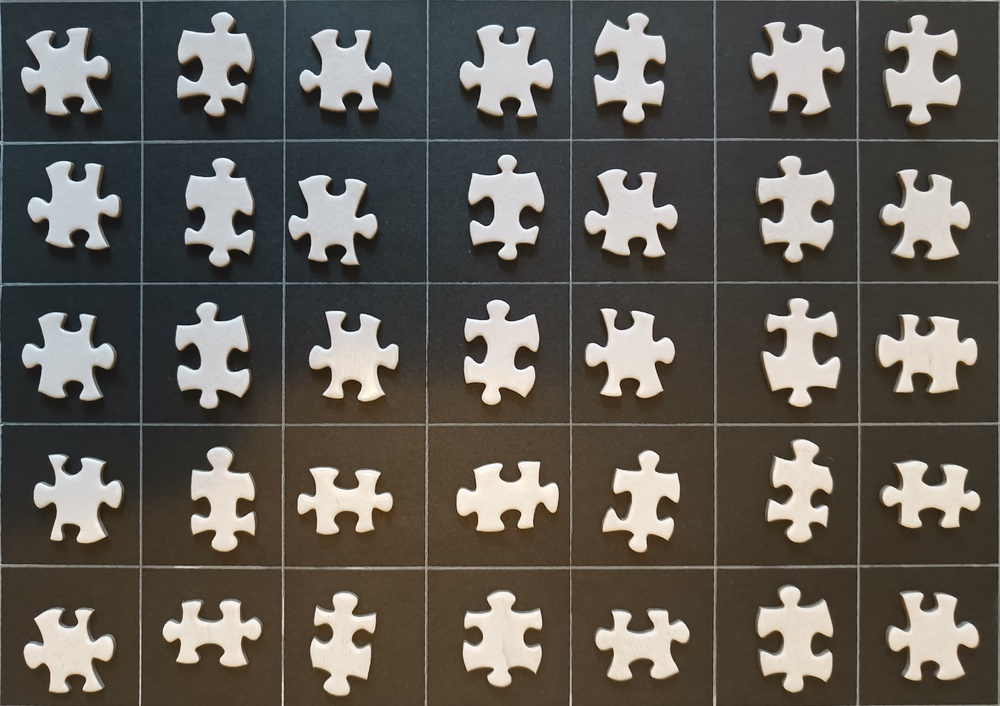
#> input picture IMG_001.jpg, 1000 x 706 px, shrunk from 4000 x 2824 before the run
$ python -i utils.py   (imports and definitions only)   (older library calls are emulated)
#> lines starting #> are read from the running program, lines starting #| are printed output that depends on the picture
#> further down, picture is the input picture: shape (706, 1000, 3); mean B, G, R 84.9, 91.6, 95.8
import numpy as np
import cv2
import math

# [166 lines left out: functions distance_point_line_squared, distance, get_line_through_points, distance_point_line_signed, rotate, intersection_point and 6 more, not called in this run]


# check if the points are diagonal
def pixel_distance(p1,p2)->int:
    # distance between the points
    return (p1[0]-p2[0])**2 + (p1[1]-p2[1])**2


# [194 lines left out: functions get_adjacent_points, search_pixel_list, is_pixel_and_surrounding_white, threshold_image, transpose_matrix, find_closest_point_index and 5 more, not called in this run]


def shi_tomasi_corner_detection(img, max_corners=23, quality_level=0.01, min_distance=10):
    # Compute image gradients in x and y directions
#> called with max_corners = 23, quality_level = 0.01, min_distance = 10
    dx = cv2.Sobel(img, cv2.CV_64F, 1, 0, ksize=3)
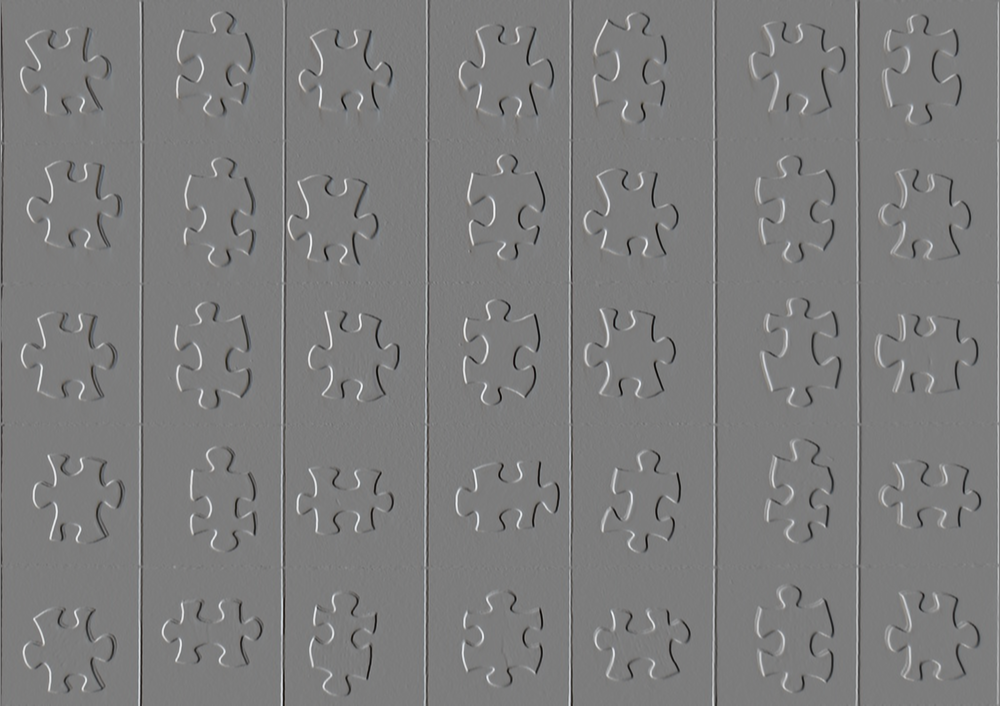
#> dx: shape (706, 1000, 3) float64; mean B, G, R 0.1, 0.2, 0.3; drawn with min black and max white
    dy = cv2.Sobel(img, cv2.CV_64F, 0, 1, ksize=3)
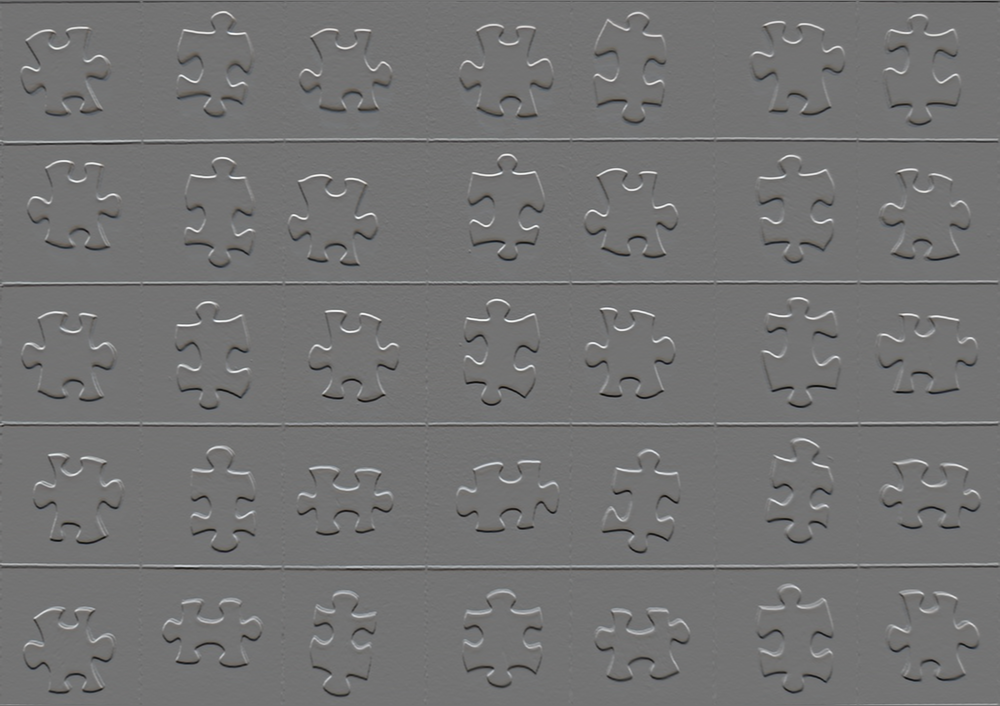
#> dy: shape (706, 1000, 3) float64; mean B, G, R -0.5, -0.3, -0.1; drawn with min black and max white

    # Compute products of gradients
    Ixx = dx**2
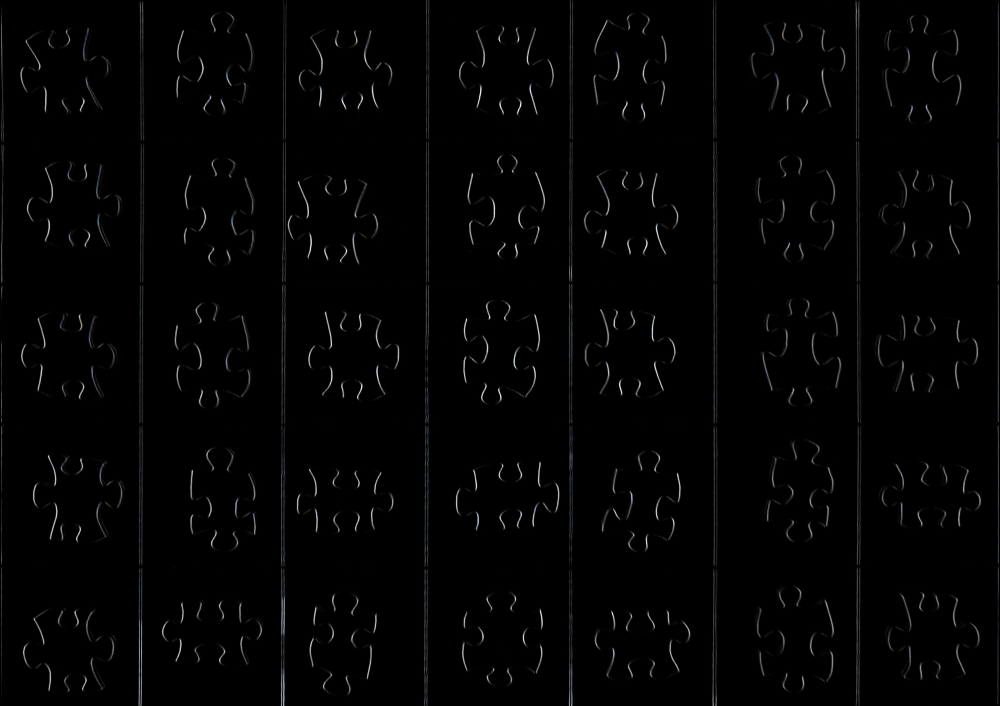
#> Ixx: shape (706, 1000, 3) float64; mean B, G, R 10425.7, 10124.2, 9870.5; drawn with min black and max white
    Ixy = dx*dy
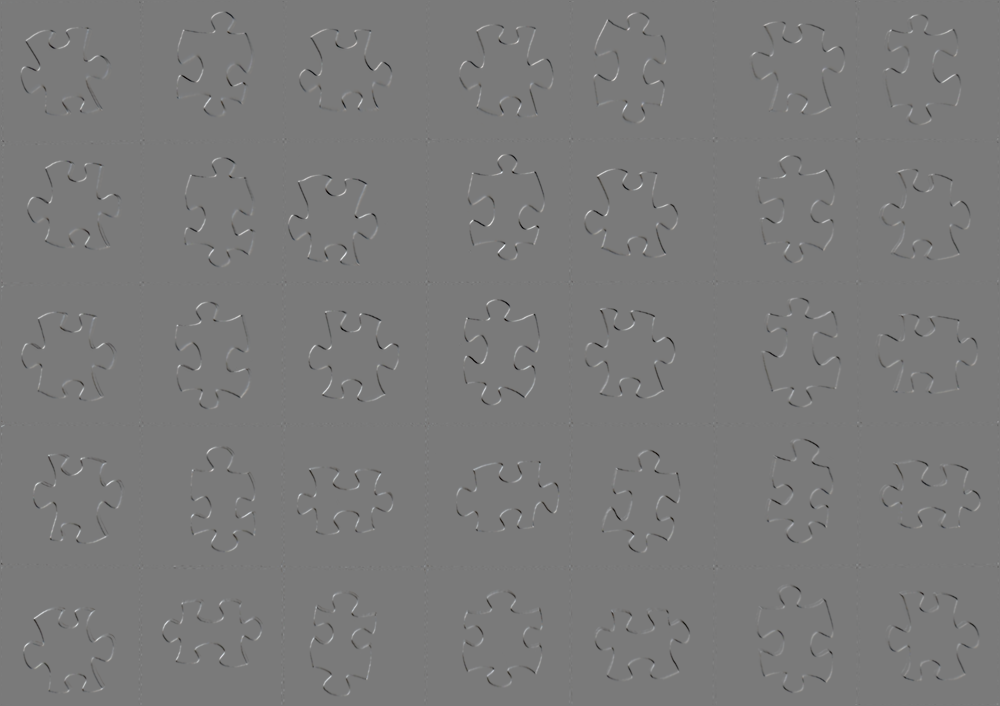
#> Ixy: shape (706, 1000, 3) float64; mean B, G, R -184, -180.8, -179.5; drawn with min black and max white
    Iyy = dy**2

    # Compute sums of products of gradients within a window
    kernel = np.ones((3, 3), np.float32) / 9
    Sxx = cv2.filter2D(Ixx, -1, kernel)
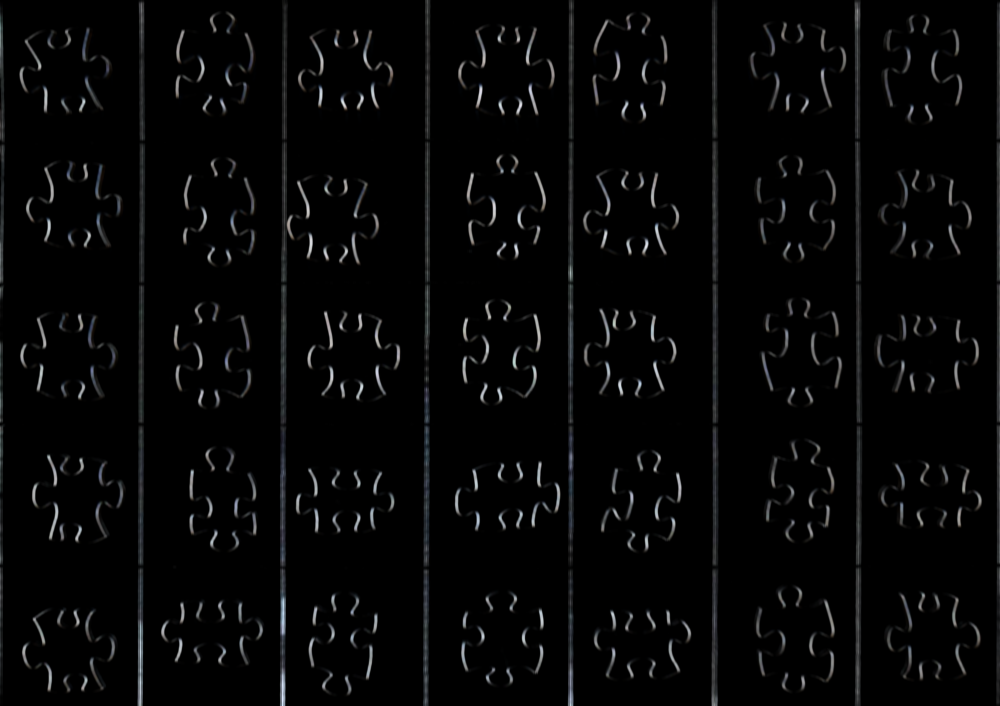
#> Sxx: shape (706, 1000, 3) float64; mean B, G, R 10518.9, 10216.2, 9958.1; drawn with min black and max white
    Sxy = cv2.filter2D(Ixy, -1, kernel)
    Syy = cv2.filter2D(Iyy, -1, kernel)
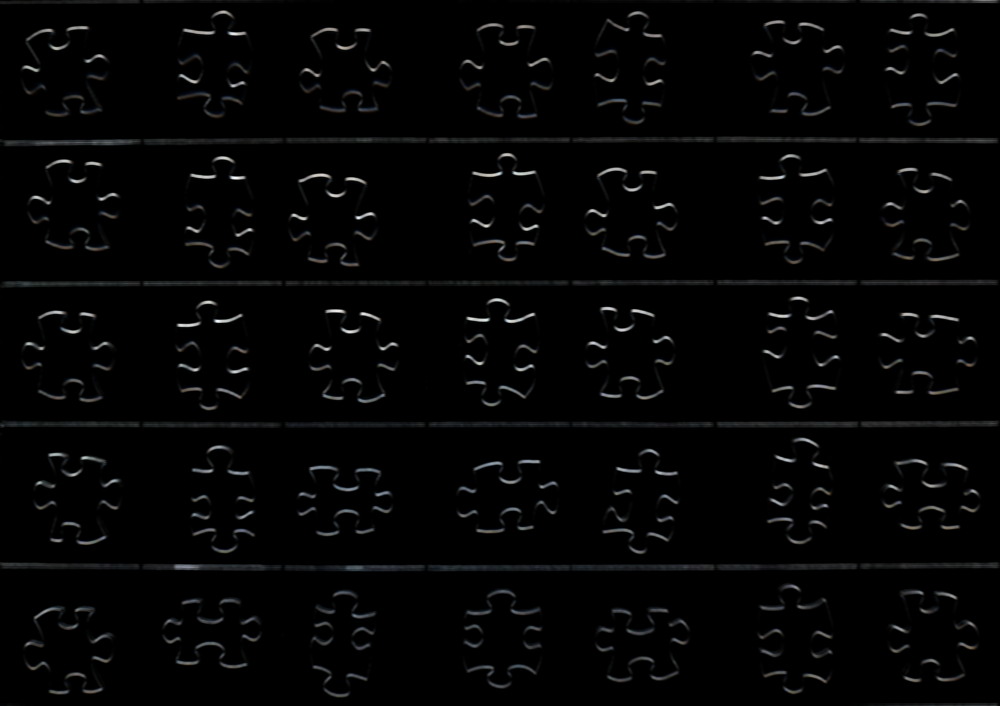
#> Syy: shape (706, 1000, 3) float64; mean B, G, R 8957.7, 8735, 8504.1; drawn with min black and max white

    # Compute the Shi-Tomasi corner response
    R = np.zeros_like(img)
    for y in range(img.shape[0]):
        for x in range(img.shape[1]):
            M = np.array([[Sxx[y, x], Sxy[y, x]], [Sxy[y, x], Syy[y, x]]])
            eigenvalues = np.linalg.eigvals(M)
            R[y, x] = np.min(eigenvalues)
#> R: shape (706, 1000, 3); every value is 0

    # Find the strongest corners
    corners = cv2.goodFeaturesToTrack(R, maxCorners=max_corners, qualityLevel=quality_level, minDistance=min_distance)

    # Draw circles around the corners
    for corner in corners:
        x, y = corner[0]
        cv2.circle(img, (x, y), 3, (0, 255, 0), -1)

    return img


# Shi-Tomasi corner detection
# [112 lines left out: functions shi_tomasi_corner_points, find_line, find_lines_and_angle, find_lines_interpolate_and_angle, find_lines_interpolate, not called in this run]

def find_orthagonal(x, y, a, b, c):
    return (-b,a, b*x-a*y)

# [13 lines left out: function find_intersection, not called in this run]


>>> import cv2
>>> picture = cv2.imread('IMG_001.jpg')
#> (the run stopped early here; a loop or call above may not have finished)
